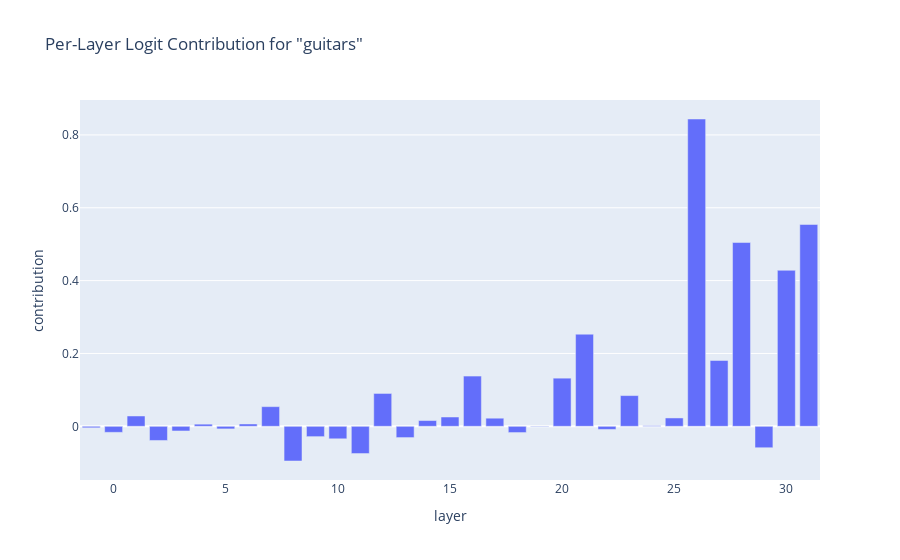

The cell this chart's notebook holds for it:
### Code cell
import plotly.express as px

# Aggregate contributions by layer
# We use .copy() to avoid SettingWithCopyWarning
layer_contribs = attributions[0].groupby('layer')['contribution'].sum().reset_index()

px.bar(
    layer_contribs,
    x='layer',
    y='contribution',
    title='Per-Layer Logit Contribution for "guitars"'
)

### Figure 1 — Plotly figure (JSON) as saved in the notebook; plotly's stock layout.template omitted (floating-point values rounded to 4 significant figures)
{"data": [{"hovertemplate": "layer=%{x}<br>contribution=%{y}<extra></extra>", "legendgroup": "", "marker": {"color": "#636efa", "pattern": {"shape": ""}}, "name": "", "orientation": "v", "showlegend": false, "textposition": "auto", "type": "bar", "x": [-1, 0, 1, 2, 3, 4, 5, 6, 7, 8, 9, 10, 11, 12, 13, 14, 15, 16, 17, 18, 19, 20, 21, 22, 23, 24, 25, 26, 27, 28, 29, 30, 31], "xaxis": "x", "y": [-0.004072, -0.01658, 0.02833, -0.03892, -0.0128, 0.005873, -0.00712, 0.006415, 0.05397, -0.09524, -0.02836, -0.03428, -0.07476, 0.09021, -0.03092, 0.01579, 0.02556, 0.138, 0.02227, -0.01715, -0.001166, 0.1322, 0.2529, -0.008562, 0.08433, 0.00162, 0.02292, 0.8437, 0.1808, 0.5046, -0.05885, 0.4283, 0.5541], "yaxis": "y"}], "layout": {"barmode": "relative", "legend": {"tracegroupgap": 0}, "title": {"text": "Per-Layer Logit Contribution for \"guitars\""}, "xaxis": {"anchor": "y", "domain": [0, 1], "title": {"text": "layer"}}, "yaxis": {"anchor": "x", "domain": [0, 1], "title": {"text": "contribution"}}}}
